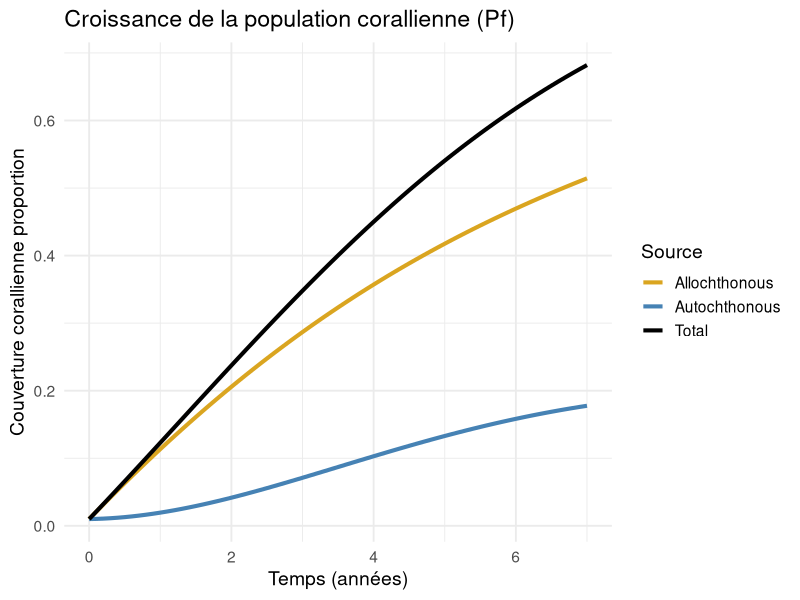
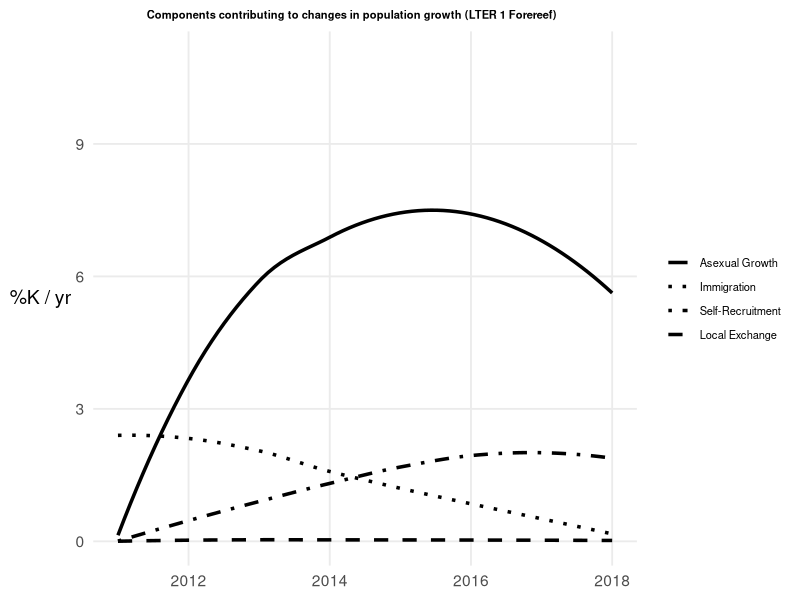
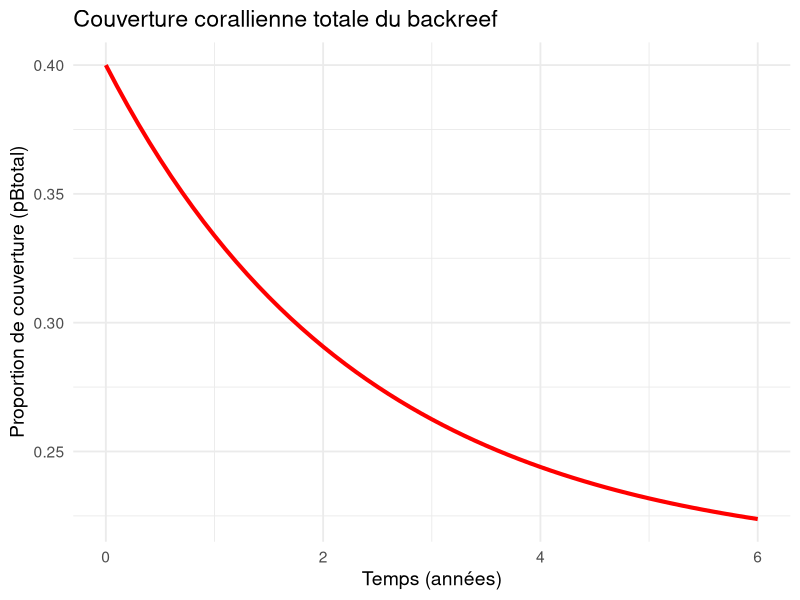
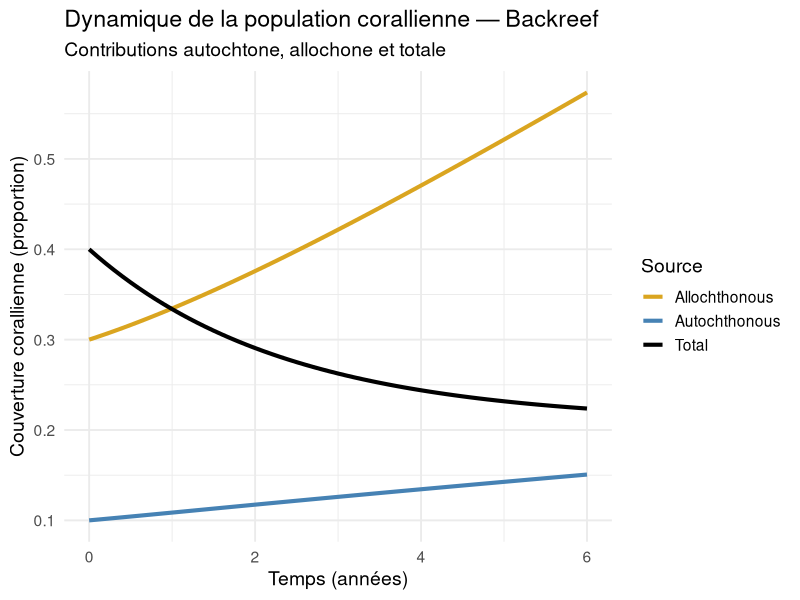
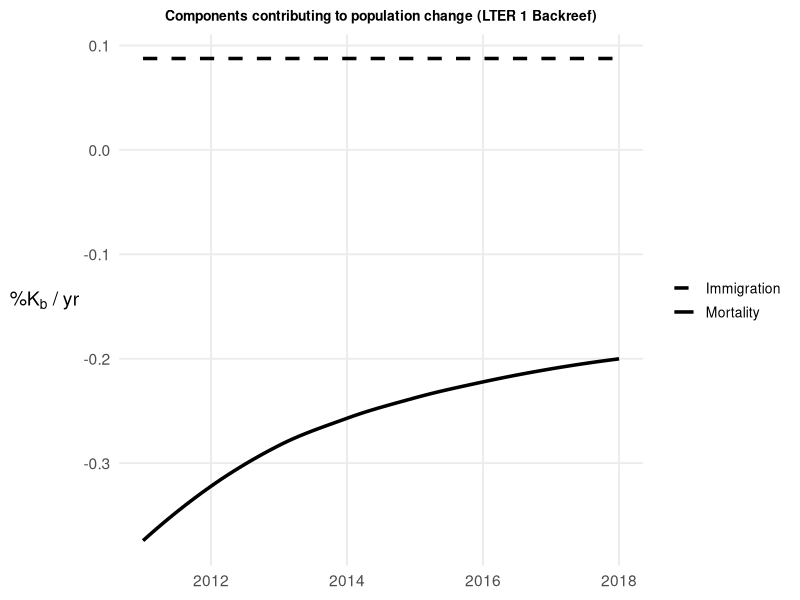
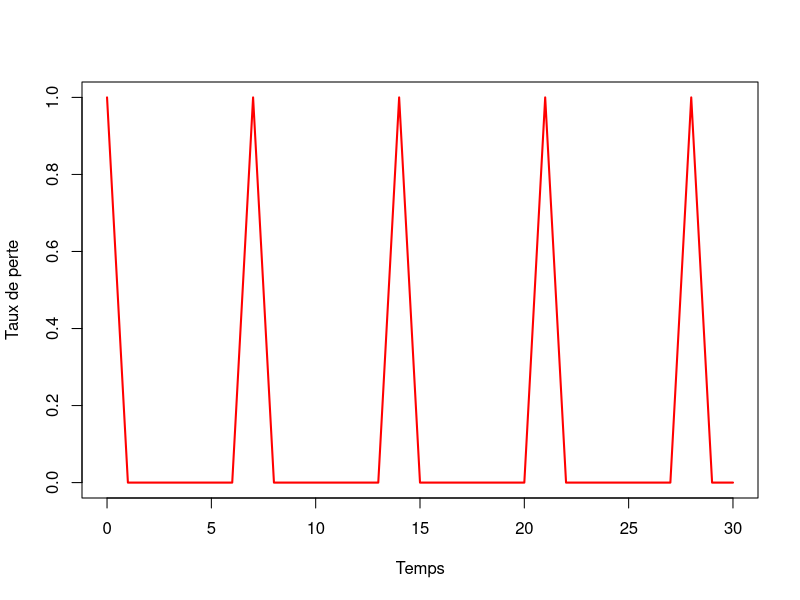
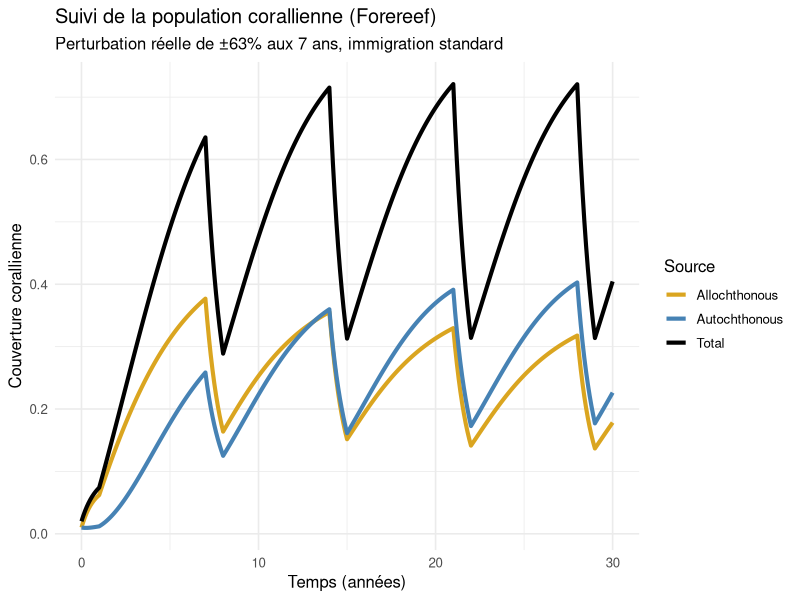
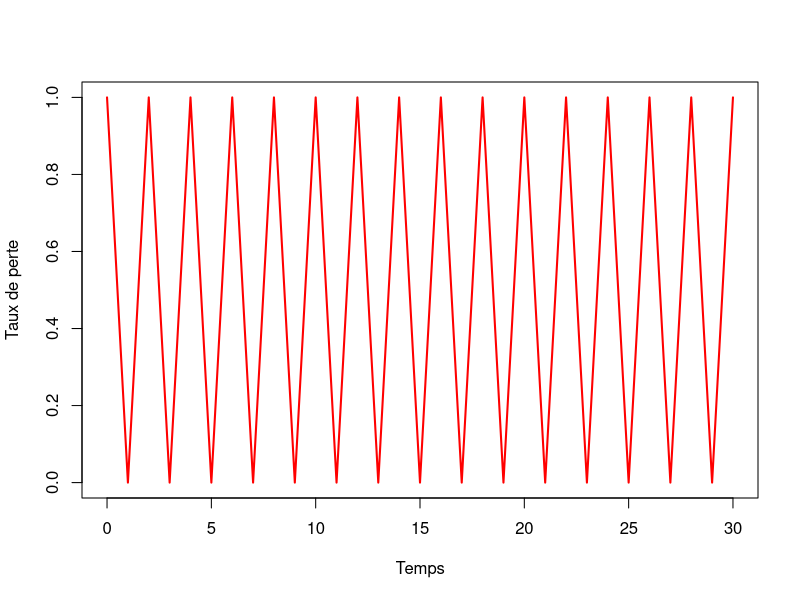

Here is the R script that generated these plots, in order:
# PARTIE 1----
# Script des cas limites----
# Script graphiques avant-récif 3a ----
#Aller chercher dans les bibliothèques
library(deSolve)
library(ggplot2)
library(dplyr)
library(tidyr)


#Paramètres du modèle
params <- list(
  rb = 0.05,   #Taux de croissance autochtone de la population backreef
  rf = 0.15,  #Taux de croissance autochtone de la population forereef
  sigma_f = 0.5,   #Intensité de la croissance larvaire (829 polypes/colonie)
  
  #Coefficients d’interactions (ζ(γβ))
  zeta_bb = 0.01,   #Influence de backreef sur backreef
  zeta_fb = 0.002,    #Influence de forereef sur backreef
  zeta_ff = 0.02,    #Influence de forereef sur forereef AUTO
  zeta_bf = 0.1,   #Influence de backreef sur forereef ALLO (négligeable)
  
  #Apports externes constants
  Ib = 0.08,   #Immigration du backreef
  If = 0.09,       #Immigration du forereef
  
  #Capacités de soutien en proportion?
  Kb = 0.64,     #Capacité de soutien du backreef 0.64 dans article (observé)
  Kf = 0.8     #Capacité de soutien du forereef  0.8 dans article
)

# MODELE 2 - Équations différentielles selon les équations 4
model <- function(time, state, parameters) {
  with(as.list(c(state, parameters)), {
    dFallo  <- sigma_f * zeta_bf * pBtotal + If * (1 - pFtotal / Kf)
    dFauto  <- pFtotal * (rf + sigma_f * zeta_ff) * (1 - pFtotal / Kf)
    dFtotal <- dFallo + dFauto
    dBallo  <- sigma_f * zeta_fb * pFtotal + Ib * (1 - pBtotal / Kb)
    dBauto  <- pBtotal * (rb + sigma_f * zeta_bb) * (1 - pBtotal / Kb)
    dBtotal <- dBallo + dBauto
    list(c(dFallo, dFauto, dFtotal, dBallo, dBauto, dBtotal))
  })
}
#Conditions initiales  MODELE 2 de nos populations
state <- c(pFallo = 0.01, pFauto = 0.01, pFtotal = 0.01, pBallo = 0.3, pBauto = 0.1, pBtotal = 0.4)

#Intervalle de temps en années
times <- seq(0, 7, by = 0.1)

#Résolution numérique du système
out <- ode(y = state, times = times, func = model, parms = params)
out <- as.data.frame(out)

#Mise en forme pour ggplot
plot_data <- out %>%
  select(time, pFallo,pFauto,pFtotal) %>%
  rename(
    Total = pFtotal,
    Allochthonous = pFallo,
    Autochthonous = pFauto
  ) %>%
  pivot_longer(-time, names_to = "Source", values_to = "Value")

#Graphique
ggplot(plot_data, aes(x = time, y = Value, color = Source)) +
  geom_line(size = 1.4) +
  scale_color_manual(
    values = c(
      "Total" = "black",
      "Allochthonous" = "goldenrod",
      "Autochthonous" = "steelblue"  
    )
  ) +
  labs(
    title = "Croissance de la population corallienne (Pf)",
    x = "Temps (années)",
    y = "Couverture corallienne proportion"
  ) +
  theme_minimal(base_size = 14)





# Script graphiques avant-récif 3c----
#Aller chercher dans les bibliothèques
library(ggplot2)
library(dplyr)
library(tidyr)

#Données modélisées
years <- 2011:2018   #Années de l'étude
n <- length(years)

Pf <- seq(0.05, 0.6, length.out = n)   #Population forereef
Pb <- seq(0.2, 0.5, length.out = n)   #Population backreef
Pf[1] <- 0   #Forcer à commencer à 0
Pb[1] <- 0   #Force à commencer à 0

Kf <- 0.8   #Capacité de charge de 80%
rf <- 0.12   #Taux de croissance asexuée 
sigma_f <- 0.05   #Taux de reproduction larvaire (estimé)

zeta_ff <- seq(0.2, 0.8, length.out = n)   #Autorecrutement (forereef vers forereef)
zeta_bf <- seq(0.01, 0.01, length.out = n)   #Recrutement d'échange (forereef vers backreef)
If <- c(0.0075, 0.0095, 0.0085, 0.008, 0.007, 0.006, 0.005, 0.002)   #Immigration externe (données modélisées)

#Calcul des composantes dPf/dt 
asexual <- Pf * rf   #Croissance asexuée
self_recruit <- Pf * sigma_f * zeta_ff   #Autorecrutement (autochtone)
local_exchange <- Pb * sigma_f * zeta_bf   #Échange local
immigration <- If   #Immigration (allochtone)

density_factor <- (1 - Pf / Kf)   #Facteur de densité-dépendance

#Ajustement de chaque composante par le facteur de densité-dépendance
asexual_adj <- asexual * density_factor
self_recruit_adj <- self_recruit * density_factor
local_exchange_adj <- local_exchange * density_factor
immigration_adj <- immigration * density_factor

#Création du dataframe pour le graphique
df <- data.frame(
  Year = rep(years, 4),
  Component = rep(c("Asexual Growth", "Self-Recruitment", "Local Exchange", "Immigration"), each = n),
  Value = c(asexual_adj, self_recruit_adj, local_exchange_adj, immigration_adj)
)

#Mise en forme des données en pourcentage de la capacité de charge par an
df$PercentK <- 100 * df$Value / Kf
scaling_factor <- 2.5   #Amplification des courbes pour un meilleur effet visuel
df$PercentK <- df$PercentK * scaling_factor

#Graphique lissé
ggplot(df, aes(x = Year, y = PercentK, linetype = Component)) +
  geom_smooth(se = FALSE, method = "loess", size = 1.2, color = "black") +
  scale_linetype_manual(
    values = c("solid", "dotted", "dotdash", "dashed"),
    breaks = c("Asexual Growth", "Immigration", "Self-Recruitment", "Local Exchange")
  ) +
  labs(
    title = "Components contributing to changes in population growth (LTER 1 Forereef)",
    y = expression("%K / yr"),
    x = NULL,
    linetype = NULL
  ) +
  coord_cartesian(ylim = c(0, 11)) +
  theme_minimal(base_size = 14) +
  theme(
    legend.position = "right",
    legend.text = element_text(size = 8),
    legend.title = element_text(size = 10),
    panel.grid.minor = element_blank(),
    axis.title.y = element_text(angle = 0, vjust = 0.5),
    plot.title = element_text(hjust = 0.4, face = "bold", size = 8)
  )





# Script graphiques après-récifs 4a----
#Différences: ajout de mortalité et changements états initiaux. 
params <- list(
  mortal <- 0.3,  #taux de mortalité du backreef. 
  
  rb = 0.05,   #Taux de croissance autochtone de la population backreef
  rf = 0.15,  #Taux de croissance autochtone de la population forereef
  sigma_f = 0.5,   #Intensité de la croissance larvaire (829 polypes/colonie)
  
  #Coefficients d’interactions (ζ(γβ))
  zeta_bb = 0.01,   #Influence de backreef sur backreef
  zeta_fb = 0.002,    #Influence de forereef sur backreef #faible
  zeta_ff = 0.2,    #Influence de forereef sur forereef AUTO
  zeta_bf = 0.1,   #Influence de backreef sur forereef ALLO
  
  #Apports externes constants
  Ib = 0.08,   #Immigration du backreef  tiré du graphique 4c
  If = 0.09,       #Immigration du forereef
  
  #Capacités de soutien en proportion?
  Kb = 0.64,     #Capacité de soutien du backreef 0.64 dans article (observé)
  Kf = 0.8     #Capacité de soutien du forereef  0.8 dans article
)

# MODELE 2 - Équations différentielles selon les équations 4
model <- function(time, state, parameters) {
  with(as.list(c(state, parameters)), {
    dFallo  <- sigma_f * zeta_bf * pBtotal + If * (1 - pFtotal / Kf)
    dFauto  <- pFtotal * (rf + sigma_f * zeta_ff) * (1 - pFtotal / Kf)
    dFtotal <- dFallo + dFauto
    dBallo  <- sigma_f * zeta_fb * pFtotal + Ib * (1 - pBtotal / Kb)
    dBauto  <- pBtotal * (rb + sigma_f * zeta_bb) * (1 - pBtotal / Kb)
    dBtotal <- dBallo + dBauto - mortal * pBtotal           ####ici, ajout du paramètre de mortalité
    list(c(dFallo, dFauto, dFtotal, dBallo, dBauto, dBtotal))
  })
}
#Conditions initiales  MODELE 2 de nos populations
state <- c(pFallo = 0.01, pFauto = 0.01, pFtotal = 0.01, pBallo = 0.3, pBauto = 0.1, pBtotal = 0.4)

#Intervalle de temps en années
times <- seq(0, 6, by = 0.1)

#Résolution numérique du système
out <- ode(y = state, times = times, func = model, parms = params)
out <- as.data.frame(out)

#graphique qui reproduit la figure 4a
ggplot(out, aes(x = time, y = pBtotal)) +
  geom_line(color = "red", size = 1.4) +
  labs(
    title = "Couverture corallienne totale du backreef",
    x = "Temps (années)",
    y = "Proportion de couverture (pBtotal)"
  ) +
  theme_minimal(base_size = 14)


#Si on veux afficher vraiment toutes les courbes.(garder en tête que la mortalité est appliquée après la somme des courbes)
backreef_data <- out %>%
  select(time, pBallo, pBauto, pBtotal) %>%
  rename(
    Allochthonous = pBallo,
    Autochthonous = pBauto,
    Total = pBtotal
  ) %>%
  pivot_longer(-time, names_to = "Source", values_to = "Value")

# Graphique
ggplot(backreef_data, aes(x = time, y = Value, color = Source)) +
  geom_line(size = 1.4) +
  scale_color_manual(
    values = c(
      "Total" = "black",
      "Allochthonous" = "goldenrod",
      "Autochthonous" = "steelblue"
    )
  ) +
  labs(
    title = "Dynamique de la population corallienne — Backreef",
    subtitle = "Contributions autochtone, allochone et totale",
    x = "Temps (années)",
    y = "Couverture corallienne (proportion)",
    color = "Source"
  ) +
  theme_minimal(base_size = 14)





# Script graphiques après-récifs 4c----
#Aller chercher les bibliothèques nécessaires
library(ggplot2)
library(dplyr)
library(tidyr)

#Paramètres
years <- 2011:2018   #Années de l'étude
n <- length(years)

# Populations
Pf <- seq(0.05, 0.6, length.out = n)  #Population forereef
Pb <- seq(0.2, 0.5, length.out = n)   #Population backreef
Pf[1] <- 0   #Forcer à commencer à 0
Pb[1] <- 0

#Paramètres biologiques
Kb <- 0.8   #Capacité de soutien (backreef)
rb <- 0.1   #Croissance asexuée (backreef)
sigma_f <- 0.05   #Taux de reproduction larvaire

zeta_bb <- seq(0.2, 0.7, length.out = n)  #Autorecrutement backreef vers backreef
zeta_fb <- rep(0.01, n)  #Échange forereef vers backreef

#Calcul des composantes dPb/dt
intrinsic <- Pb * (rb + sigma_f * zeta_bb)  #Croissance et autorecrutement
exchange <- Pf * sigma_f * zeta_fb          #Recrutement d’échange local
immigration <- rep(0.0007, n)   #Immigration

#Facteur de densité-dépendance
density_factor <- (1 - Pb / Kb)

#Ajustement de chaque composante par le facteur de densité-dépendance
intrinsic_adj <- intrinsic * density_factor
exchange_adj <- exchange * density_factor
immigration_adj <- immigration   #L'immigragtion reste constante peu importe la densité de la population

#Variation totale
total_change <- intrinsic_adj + exchange_adj + immigration_adj

#Estimation de la courbe de mortalité
mortalite <- -0.003 + 0.0022 * (years - min(years)) / ((years - min(years)) + 4)

#Création du dataframe pour le graphique
df_backreef <- data.frame(
  Year = rep(years, 2),
  Component = rep(c("Immigration", "Mortality"), each = n),
  Value = c(immigration_adj, mortalite)
)

#Mise en forme des données en pourcentage de la capacité de charge par an
df_backreef$PercentKb <- 100 * df_backreef$Value / Kb

#Graphique lissé
ggplot(df_backreef, aes(x = Year, y = PercentKb, linetype = Component)) +
  geom_smooth(se = FALSE, method = "loess", size = 1.2, color = "black") +
  scale_linetype_manual(values = c("Immigration" = "dashed", "Mortality" = "solid")) +
  labs(
    title = "Components contributing to population change (LTER 1 Backreef)",
    y = expression("%K"[b] * " / yr"),
    x = NULL,
    linetype = NULL
  ) +
  coord_cartesian(ylim = c(min(df_backreef$PercentKb), max(df_backreef$PercentKb))) +
  theme_minimal(base_size = 14) +
  theme(
    legend.position = "right",
    legend.text = element_text(size = 10),
    legend.title = element_text(size = 10),
    panel.grid.minor = element_blank(),
    axis.title.y = element_text(angle = 0, vjust = 0.5),
    plot.title = element_text(hjust = 0.5, face = "bold", size = 10)
  )





# PARTIE 2----
# Script graphique peak=1 period=7----
#fonction qui représente la variation de mortalité aux 7 ans
times <- seq(0,30, by=1)

#voir photo chatgpt pour comprendre que pour une vrai chute de 99%, il faut peak=5.
taux_perte <- function(t, peak = 1, period = 7, pulse_width = 1) {   #peak=amplitude de la perturbation. C'est une perte continue de 0,50/ans appliqué sur [width] ans.
  if ((t %% period) < pulse_width) { 
    return(peak)
  } else {
    
                  #donc si le temps est pas dans la période de perturbation, on retourne 0
    return(0) 
  }
}
#visualisation de cette fonction
plot(times, sapply(times, taux_perte), type = "l",
     ylab = "Taux de perte", xlab = "Temps", col = "red", lwd = 2)


#Paramètres du modèle
params <- list(
  mortal <- 0.6,  #taux de mortalité constante du backreef pck c difficile la vie.
  
  rb = 0.05,   #Taux de croissance autochtone de la population backreef
  rf = 0.15,  #Taux de croissance autochtone de la population forereef
  sigma_f = 0.5,   #Intensité de la croissance larvaire (829 polypes/colonie)
  
  #Coefficients d’interactions (ζ(γβ))
  zeta_bb = 0.01,   #Influence de backreef sur backreef
  zeta_fb = 0.002,    #Influence de forereef sur backreef
  zeta_ff = 0.2,    #Influence de forereef sur forereef AUTO
  zeta_bf = 0.1,   #Influence de backreef sur forereef ALLO
  
  #Apports externes constants
  Ib = 0.08,   #Immigration du backreef
  If = 0.09,       #Immigration du forereef
  
  #Capacités de soutien en proportion (basé sur étendue max observée, tiré de l'article)
  Kb = 0.64,     #Capacité de soutien du backreef 0.64 dans article (observé)
  Kf = 0.8     #Capacité de soutien du forereef  0.8 dans article
)

# MODELE 2 - Équations différentielles selon les équations 4 ici, j'ai enlevé pftotal, et je l'ai remplacé par la somme. 
model <- function(time, state, parameters) {
  with(as.list(c(state, parameters)), {
    pertes_t <- taux_perte(time)
    
    dFallo  <- (sigma_f * zeta_bf * pBtotal + If * (1 - (pFauto + pFallo) / Kf)) - (pertes_t * (pFallo))
    dFauto  <- ((pFauto + pFallo) * (rf + sigma_f * zeta_ff) * (1 - (pFauto + pFallo) / Kf)) - (pertes_t * (pFauto))
    
    dBallo  <- (sigma_f * zeta_fb * (pFauto + pFallo) + Ib * (1 - pBtotal / Kb)) - (pertes_t * pBallo)
    dBauto  <- (pBtotal * (rb + sigma_f * zeta_bb) * (1 - pBtotal / Kb)) - (pertes_t * pBauto)
    dBtotal <- (dBallo + dBauto - mortal * pBtotal) 
    
    list(c(dFallo, dFauto, dBallo, dBauto, dBtotal))
  })
}
#Conditions initiales  MODELE 2 de nos populations
state <- c(pFallo = 0.01, pFauto = 0.01, pBallo = 0.3, pBauto = 0.1, pBtotal = 0.4)

#Intervalle de temps en années
times <- seq(0, 30, by = 0.1)

#Résolution numérique du système
out <- ode(y = state, times = times, func = model, parms = params)
out <- as.data.frame(out)
out$pFtotal <- out$pFauto + out$pFallo  #calcul de la somme

#Mise en forme pour ggplot
plot_data <- out %>%
  select(time, pFallo,pFauto,pFtotal) %>%
  rename(
    Total = pFtotal,
    Allochthonous = pFallo,
    Autochthonous = pFauto
  ) %>%
  pivot_longer(-time, names_to = "Source", values_to = "Value")

#Graphique
ggplot(plot_data, aes(x = time, y = Value, color = Source)) +
  geom_line(size = 1.4) +
  scale_color_manual(
    values = c(
      "Total" = "black",
      "Allochthonous" = "goldenrod",
      "Autochthonous" = "steelblue"  
    )
  ) +
  labs(
    title = "Suivi de la population corallienne (Forereef)",
    subtitle = "Perturbation réelle de ±63% aux 7 ans, immigration standard",
    x = "Temps (années)",
    y = "Couverture corallienne"
  ) +
  theme_minimal(base_size = 12)




# Script graphique peak=1 period=2----
#fonction qui représente la variation de mortalité aux 7 ans
times <- seq(0,30, by=1)

#voir photo chatgpt pour comprendre que pour une vrai chute de 99%, il faut peak=5.
taux_perte <- function(t, peak = 1, period = 2, pulse_width = 1) {   #peak=amplitude de la perturbation. C'est une perte continue de 0,50/ans appliqué sur [width] ans.
  if ((t %% period) < pulse_width) { 
    return(peak)
  } else {
    
    #donc si le temps est pas dans la période de perturbation, on retourne 0
    return(0) 
  }
}
#visualisation de cette fonction
plot(times, sapply(times, taux_perte), type = "l",
     ylab = "Taux de perte", xlab = "Temps", col = "red", lwd = 2)


#Paramètres du modèle
params <- list(
  mortal <- 0.6,  #taux de mortalité constante du backreef pck c difficile la vie.
  
  rb = 0.05,   #Taux de croissance autochtone de la population backreef
  rf = 0.15,  #Taux de croissance autochtone de la population forereef
  sigma_f = 0.5,   #Intensité de la croissance larvaire (829 polypes/colonie)
  
  #Coefficients d’interactions (ζ(γβ))
  zeta_bb = 0.01,   #Influence de backreef sur backreef
  zeta_fb = 0.002,    #Influence de forereef sur backreef
  zeta_ff = 0.2,    #Influence de forereef sur forereef AUTO
  zeta_bf = 0.1,   #Influence de backreef sur forereef ALLO
  
  #Apports externes constants
  Ib = 0.08,   #Immigration du backreef
  If = 0.09,       #Immigration du forereef
  
  #Capacités de soutien en proportion (basé sur étendue max observée, tiré de l'article)
  Kb = 0.64,     #Capacité de soutien du backreef 0.64 dans article (observé)
  Kf = 0.8     #Capacité de soutien du forereef  0.8 dans article
)

# MODELE 2 - Équations différentielles selon les équations 4 ici, j'ai enlevé pftotal, et je l'ai remplacé par la somme. 
model <- function(time, state, parameters) {
  with(as.list(c(state, parameters)), {
    pertes_t <- taux_perte(time)
    
    dFallo  <- (sigma_f * zeta_bf * pBtotal + If * (1 - (pFauto + pFallo) / Kf)) - (pertes_t * (pFallo))
    dFauto  <- ((pFauto + pFallo) * (rf + sigma_f * zeta_ff) * (1 - (pFauto + pFallo) / Kf)) - (pertes_t * (pFauto))
    
    dBallo  <- (sigma_f * zeta_fb * (pFauto + pFallo) + Ib * (1 - pBtotal / Kb)) - (pertes_t * pBallo)
    dBauto  <- (pBtotal * (rb + sigma_f * zeta_bb) * (1 - pBtotal / Kb)) - (pertes_t * pBauto)
    dBtotal <- (dBallo + dBauto - mortal * pBtotal) 
    
    list(c(dFallo, dFauto, dBallo, dBauto, dBtotal))
  })
}
#Conditions initiales  MODELE 2 de nos populations
state <- c(pFallo = 0.01, pFauto = 0.01, pBallo = 0.3, pBauto = 0.1, pBtotal = 0.4)

#Intervalle de temps en années
times <- seq(0, 30, by = 0.1)

#Résolution numérique du système
out <- ode(y = state, times = times, func = model, parms = params)
out <- as.data.frame(out)
out$pFtotal <- out$pFauto + out$pFallo  #calcul de la somme

#Mise en forme pour ggplot
plot_data <- out %>%
  select(time, pFallo,pFauto,pFtotal) %>%
  rename(
    Total = pFtotal,
    Allochthonous = pFallo,
    Autochthonous = pFauto
  ) %>%
  pivot_longer(-time, names_to = "Source", values_to = "Value")

#Graphique
ggplot(plot_data, aes(x = time, y = Value, color = Source)) +
  geom_line(size = 1.4) +
  scale_color_manual(
    values = c(
      "Total" = "black",
      "Allochthonous" = "goldenrod",
      "Autochthonous" = "steelblue"  
    )
  ) +
  labs(
    title = "Suivi de la population corallienne (Forereef)",
    subtitle = "Perturbation réelle de ±63% aux 2 ans, immigration standard",
    x = "Temps (années)",
    y = "Couverture corallienne"
  ) +
  theme_minimal(base_size = 12)

# Script graphique peak=5 period=7----
#fonction qui représente la variation de mortalité aux 7 ans
#fonction qui représente la variation de mortalité aux 7 ans
times <- seq(0,30, by=1)

#voir photo chatgpt pour comprendre que pour une vrai chute de 99%, il faut peak=5.
taux_perte <- function(t, peak = 5, period = 7, pulse_width = 1) {   #peak=amplitude de la perturbation. C'est une perte continue de 0,50/ans appliqué sur [width] ans.
  if ((t %% period) < pulse_width) { 
    return(peak)
  } else {
    
    #donc si le temps est pas dans la période de perturbation, on retourne 0
    return(0) 
  }
}
#visualisation de cette fonction
plot(times, sapply(times, taux_perte), type = "l",
     ylab = "Taux de perte", xlab = "Temps", col = "red", lwd = 2)


#Paramètres du modèle
params <- list(
  mortal <- 0.6,  #taux de mortalité constante du backreef pck c difficile la vie.
  
  rb = 0.05,   #Taux de croissance autochtone de la population backreef
  rf = 0.15,  #Taux de croissance autochtone de la population forereef
  sigma_f = 0.5,   #Intensité de la croissance larvaire (829 polypes/colonie)
  
  #Coefficients d’interactions (ζ(γβ))
  zeta_bb = 0.01,   #Influence de backreef sur backreef
  zeta_fb = 0.002,    #Influence de forereef sur backreef
  zeta_ff = 0.2,    #Influence de forereef sur forereef AUTO
  zeta_bf = 0.1,   #Influence de backreef sur forereef ALLO
  
  #Apports externes constants
  Ib = 0.08,   #Immigration du backreef
  If = 0.09,       #Immigration du forereef
  
  #Capacités de soutien en proportion (basé sur étendue max observée, tiré de l'article)
  Kb = 0.64,     #Capacité de soutien du backreef 0.64 dans article (observé)
  Kf = 0.8     #Capacité de soutien du forereef  0.8 dans article
)

# MODELE 2 - Équations différentielles selon les équations 4 ici, j'ai enlevé pftotal, et je l'ai remplacé par la somme. 
model <- function(time, state, parameters) {
  with(as.list(c(state, parameters)), {
    pertes_t <- taux_perte(time)
    
    dFallo  <- (sigma_f * zeta_bf * pBtotal + If * (1 - (pFauto + pFallo) / Kf)) - (pertes_t * (pFallo))
    dFauto  <- ((pFauto + pFallo) * (rf + sigma_f * zeta_ff) * (1 - (pFauto + pFallo) / Kf)) - (pertes_t * (pFauto))
    
    dBallo  <- (sigma_f * zeta_fb * (pFauto + pFallo) + Ib * (1 - pBtotal / Kb)) - (pertes_t * pBallo)
    dBauto  <- (pBtotal * (rb + sigma_f * zeta_bb) * (1 - pBtotal / Kb)) - (pertes_t * pBauto)
    dBtotal <- (dBallo + dBauto - mortal * pBtotal) 
    
    list(c(dFallo, dFauto, dBallo, dBauto, dBtotal))
  })
}
#Conditions initiales  MODELE 2 de nos populations
state <- c(pFallo = 0.01, pFauto = 0.01, pBallo = 0.3, pBauto = 0.1, pBtotal = 0.4)

#Intervalle de temps en années
times <- seq(0, 30, by = 0.1)

#Résolution numérique du système
out <- ode(y = state, times = times, func = model, parms = params)
out <- as.data.frame(out)
out$pFtotal <- out$pFauto + out$pFallo  #calcul de la somme

#Mise en forme pour ggplot
plot_data <- out %>%
  select(time, pFallo,pFauto,pFtotal) %>%
  rename(
    Total = pFtotal,
    Allochthonous = pFallo,
    Autochthonous = pFauto
  ) %>%
  pivot_longer(-time, names_to = "Source", values_to = "Value")

#Graphique
ggplot(plot_data, aes(x = time, y = Value, color = Source)) +
  geom_line(size = 1.4) +
  scale_color_manual(
    values = c(
      "Total" = "black",
      "Allochthonous" = "goldenrod",
      "Autochthonous" = "steelblue"  
    )
  ) +
  labs(
    title = "Suivi de la population corallienne (Forereef)",
    subtitle = "Perturbation réelle de ±99% aux 7 ans, immigration standard",
    x = "Temps (années)",
    y = "Couverture corallienne"
  ) +
  theme_minimal(base_size = 12)

# Script graphique peak=5 period=2----
#fonction qui représente la variation de mortalité aux 7 ans
times <- seq(0,30, by=1)

#voir photo chatgpt pour comprendre que pour une vrai chute de 99%, il faut peak=5.
taux_perte <- function(t, peak = 5, period = 2, pulse_width = 1) {   #peak=amplitude de la perturbation. C'est une perte continue de 0,50/ans appliqué sur [width] ans.
  if ((t %% period) < pulse_width) { 
    return(peak)
  } else {
    
    #donc si le temps est pas dans la période de perturbation, on retourne 0
    return(0) 
  }
}
#visualisation de cette fonction
plot(times, sapply(times, taux_perte), type = "l",
     ylab = "Taux de perte", xlab = "Temps", col = "red", lwd = 2)


#Paramètres du modèle
params <- list(
  mortal <- 0.6,  #taux de mortalité constante du backreef pck c difficile la vie.
  
  rb = 0.05,   #Taux de croissance autochtone de la population backreef
  rf = 0.15,  #Taux de croissance autochtone de la population forereef
  sigma_f = 0.5,   #Intensité de la croissance larvaire (829 polypes/colonie)
  
  #Coefficients d’interactions (ζ(γβ))
  zeta_bb = 0.01,   #Influence de backreef sur backreef
  zeta_fb = 0.002,    #Influence de forereef sur backreef
  zeta_ff = 0.2,    #Influence de forereef sur forereef AUTO
  zeta_bf = 0.1,   #Influence de backreef sur forereef ALLO
  
  #Apports externes constants
  Ib = 0.08,   #Immigration du backreef
  If = 0.09,       #Immigration du forereef
  
  #Capacités de soutien en proportion (basé sur étendue max observée, tiré de l'article)
  Kb = 0.64,     #Capacité de soutien du backreef 0.64 dans article (observé)
  Kf = 0.8     #Capacité de soutien du forereef  0.8 dans article
)

# MODELE 2 - Équations différentielles selon les équations 4 ici, j'ai enlevé pftotal, et je l'ai remplacé par la somme. 
model <- function(time, state, parameters) {
  with(as.list(c(state, parameters)), {
    pertes_t <- taux_perte(time)
    
    dFallo  <- (sigma_f * zeta_bf * pBtotal + If * (1 - (pFauto + pFallo) / Kf)) - (pertes_t * (pFallo))
    dFauto  <- ((pFauto + pFallo) * (rf + sigma_f * zeta_ff) * (1 - (pFauto + pFallo) / Kf)) - (pertes_t * (pFauto))
    
    dBallo  <- (sigma_f * zeta_fb * (pFauto + pFallo) + Ib * (1 - pBtotal / Kb)) - (pertes_t * pBallo)
    dBauto  <- (pBtotal * (rb + sigma_f * zeta_bb) * (1 - pBtotal / Kb)) - (pertes_t * pBauto)
    dBtotal <- (dBallo + dBauto - mortal * pBtotal) 
    
    list(c(dFallo, dFauto, dBallo, dBauto, dBtotal))
  })
}
#Conditions initiales  MODELE 2 de nos populations
state <- c(pFallo = 0.01, pFauto = 0.01, pBallo = 0.3, pBauto = 0.1, pBtotal = 0.4)

#Intervalle de temps en années
times <- seq(0, 30, by = 0.1)

#Résolution numérique du système
out <- ode(y = state, times = times, func = model, parms = params)
out <- as.data.frame(out)
out$pFtotal <- out$pFauto + out$pFallo  #calcul de la somme

#Mise en forme pour ggplot
plot_data <- out %>%
  select(time, pFallo,pFauto,pFtotal) %>%
  rename(
    Total = pFtotal,
    Allochthonous = pFallo,
    Autochthonous = pFauto
  ) %>%
  pivot_longer(-time, names_to = "Source", values_to = "Value")

#Graphique
ggplot(plot_data, aes(x = time, y = Value, color = Source)) +
  geom_line(size = 1.4) +
  scale_color_manual(
    values = c(
      "Total" = "black",
      "Allochthonous" = "goldenrod",
      "Autochthonous" = "steelblue"  
    )
  ) +
  labs(
    title = "Suivi de la population corallienne (Forereef)",
    subtitle = "Perturbation réelle de ±99% aux 2 ans, immigration standard",
    x = "Temps (années)",
    y = "Couverture corallienne"
  ) +
  theme_minimal(base_size = 12)
